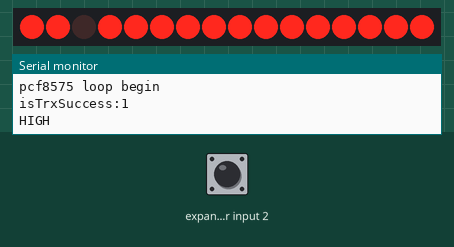
This sketch was run on a simulated Arduino Uno, built with avr-gcc and run on an emulated ATmega328P. Parts: 16 port-expander outputs drawn as a row of LEDs (first output left, lit = HIGH), the last lines printed to the serial monitor. Wiring (inferred from the names in the program): PCF8575 port expander at I2C address 0x26. Wiring (inferred from the signals the program sends): row of LEDs: on Q0, Q1, Q2, Q3, Q4, Q5, Q6, Q7, Q8, Q9, Q10, Q11, Q12, Q13, Q14, Q15. The inputs (shaded band) are chosen by the test bench; at power-on: expander input 2 HIGH.

Above: at 5.0 s.
At 15.0 s:
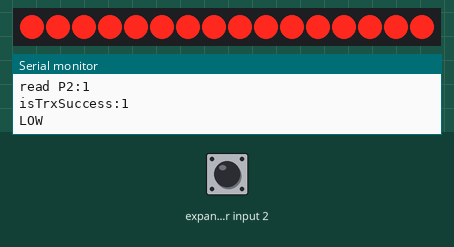
Timing chart, 0 to 26.0 s (numbered marks = the images above):
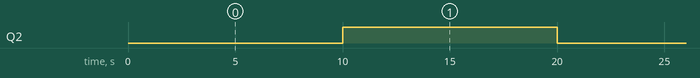

Measured:
- by itself, Q2: alternates HIGH for 10.0 s and LOW for 10.0 s

The sketch:

PCF8575Test.ino
```cpp
/*
 * PCF8575 GPIO Port Expand
 * http://nopnop2002.webcrow.jp/WeMos/WeMos-25.html
 *
 * PCF8575    ----- WeMos
 * A0         ----- GRD
 * A1         ----- GRD
 * A2         ----- GRD
 * VSS        ----- GRD
 * VDD        ----- 5V/3.3V
 * SDA        ----- GPIO_4(PullUp)
 * SCL        ----- GPIO_5(PullUp)
 *
 * P0     ----------------- LED0
 * P1     ----------------- LED1
 * P2     ----------------- LED2
 * P3     ----------------- LED3
 * P4     ----------------- LED4
 * P5     ----------------- LED5
 * P6     ----------------- LED6
 * P7     ----------------- LED7
 * P8     ----------------- LED8
 * P9     ----------------- LED9
 * P10     ----------------- LED10
 * P11     ----------------- LED11
 * P12     ----------------- LED12
 * P13     ----------------- LED13
 * P14     ----------------- LED14
 * P15     ----------------- LED15
 *
 */

#include "Arduino.h"
#include "PCF8575.h"  // https://github.com/xreef/PCF8575_library

// Set i2c address
PCF8575 pcf8575(0x26);

void setup()
{
  Serial.begin(115200);
  Serial.println("start");
  pcf8575.pinMode(P2, OUTPUT, HIGH);
  while(!pcf8575.begin()) {
    Serial.print(".");
    delay(100);
  }
  Serial.println();
  Serial.println("pcf started success");
  Serial.println("pcf8575 begin");

}

void loop()
{
  Serial.println("pcf8575 loop begin");
  pcf8575.digitalWrite(P2, HIGH);
  Serial.print("isTrxSuccess:");
  Serial.println(pcf8575.isLastTransmissionSuccess());
  Serial.println("HIGH");
  delay(5000);
  Serial.print("read P2:");
  Serial.println(pcf8575.digitalRead(P2));
  delay(5000);
  pcf8575.digitalWrite(P2, LOW);
  Serial.print("isTrxSuccess:");
  Serial.println(pcf8575.isLastTransmissionSuccess());
  Serial.println("LOW");
  delay(5000);
  Serial.print("read P2:");
  Serial.println(pcf8575.digitalRead(P2));
  delay(5000);
  Serial.println("pcf8575 loop end");

}
```
